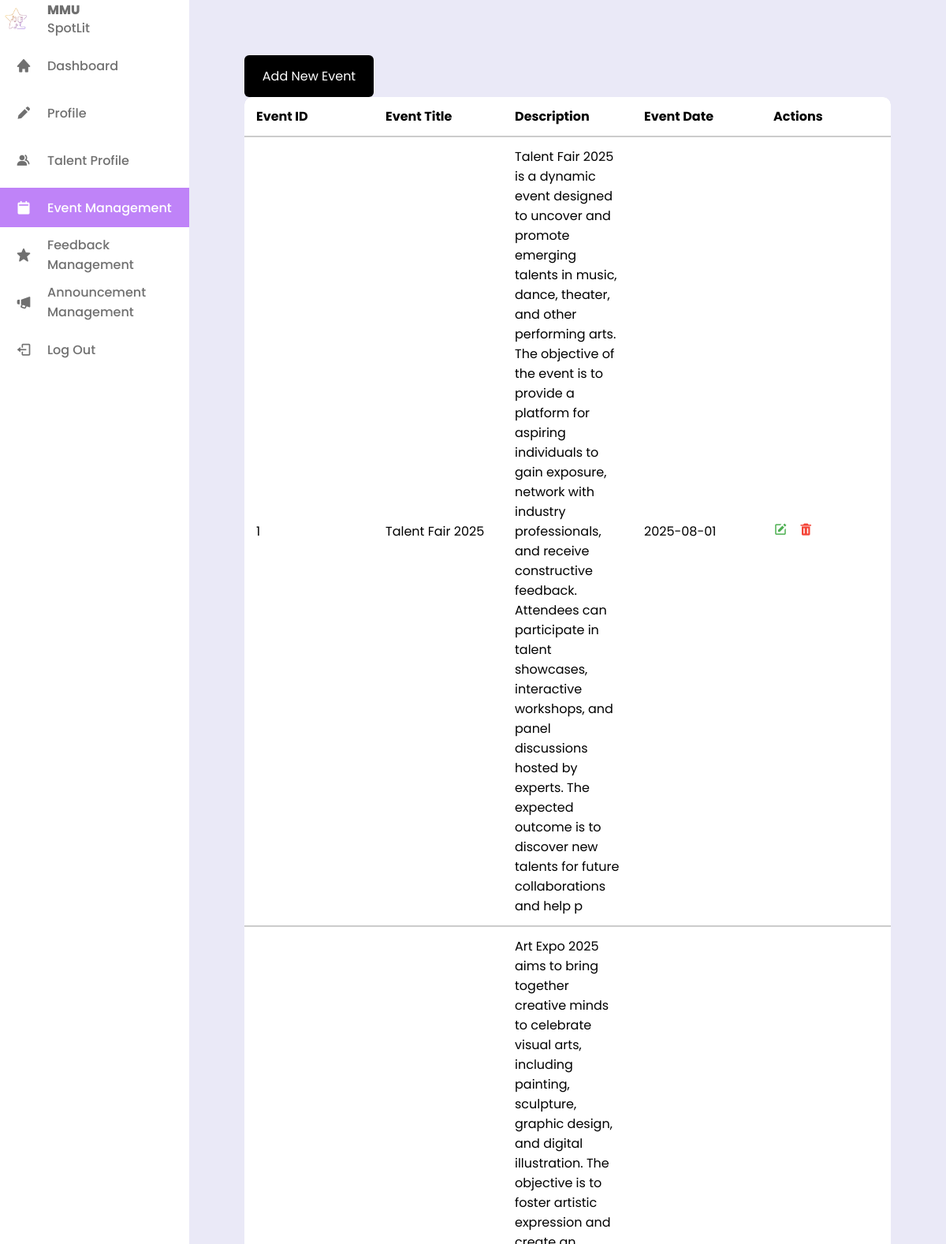
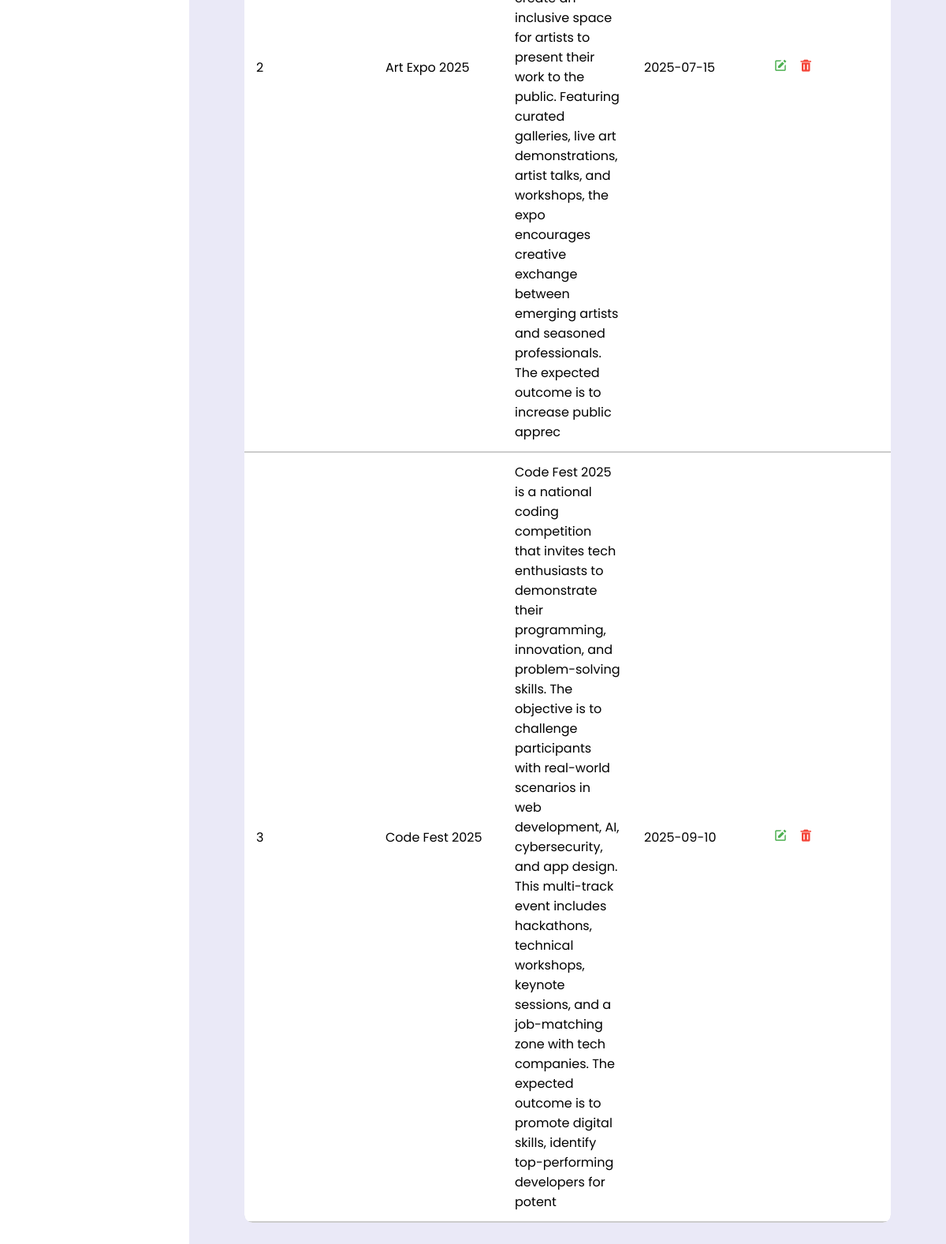
The app's page /admin/event.php with its own data (2 pictures, top to bottom).
### tables this page shows
CREATE TABLE `event` (
  `eventID` int(11) NOT NULL,
  `adminID` int(11) NOT NULL,
  `event_title` varchar(200) DEFAULT NULL,
  `event_desc` varchar(500) DEFAULT NULL,
  `event_date` date DEFAULT NULL,
  `event_pic` varchar(255) DEFAULT NULL
);

### admin/event.php (the view, shortened to what this page needs)
<?php
include('../php/db_conn.php');
$select1 = "SELECT * FROM event";
$result = $conn->query($select1);
?>
<!DOCTYPE html>
<html lang="en">
<head>
    <link href='https://unpkg.com/boxicons@2.1.4/css/boxicons.min.css' rel='stylesheet'>
    <link rel="stylesheet" href="./adminStyling.css">
    <link rel="stylesheet" href="./event.css">
</head>
<body>
    <nav class="sidebar">
        <header>
            <div class="image-text">
                <span class="image">
                    <img src="../image/spotlit-logo.png" alt="logo">
                </span>
                <div class="text header-text">
                    <span class="name">MMU</span>
                    <span class="profession">SpotLit</span>
                </div>
            </div>
        </header>
        <div class="menu-bar">
            <div class="menu">
                <ul class="menu-links">
                    <li class="nav-link">
                        <a href="admin.php">
                            <i class='bx bxs-home icon'></i>
                            <span class="text nav-text">Dashboard</span>
                        </a>
                    </li>
                    <li class="nav-link">
                        <a href="adminProfile.php">
                            <i class='bx bxs-pencil icon'></i>
                            <span class="text nav-text">Profile</span>
                        </a>
                    </li>
                    <li class="nav-link">
                        <a href="adminTalent.php">
                            <i class='bx bxs-group icon'></i>
                            <span class="text nav-text">Talent Profile</span>
                        </a>
                    </li>
                    <li class="nav-link active">
                        <a href="event.php">
                            <i class='bx bxs-calendar-alt icon'></i>
                            <span class="text nav-text">Event Management</span>
                        </a>
                    </li>
                    <li class="nav-link">
                        <a href="feedback.php">
                            <i class='bx bxs-star icon'></i>
                            <span class="text nav-text">Feedback Management</span>
                        </a>
                    </li>
                    <li class="nav-link">
                        <a href="announcement.php">
                            <i class='bx bxs-megaphone icon'></i>
                            <span class="text nav-text">Announcement Management</span>
                        </a>
                    </li>
                    <li class="nav-link logout-btn" role="button">
                        <div class="logout-link">
                            <i class='bx bx-log-out icon'></i>
                            <span class="text nav-text">Log Out</span>
                        </div>
                    </li>
                </ul>
            </div>
        </div>
    </nav>
    <div class="content">
        <div class="createBtn">
            <button id="openEditBtn">Add New Event</button>
        </div>
        <div class="table-container">
            <table class="table" id="table">
                <thead>
                    <tr>
                        <th>Event ID</th>
                        <th>Event Title</th>
                        <th>Description</th>
                        <th>Event Date</th>
                        <th>Actions</th>
                    </tr>
                </thead>
                <tbody>
                    <?php
                    if ($result->num_rows > 0) {
                        while ($row = $result->fetch_assoc()) {
                            echo "<tr>";
                            echo "<td>" . $row['eventID'] . "</td>";
                            echo "<td>" . $row['event_title'] . "</td>";
                            echo "<td>" . $row['event_desc'] . "</td>";
                            echo "<td>" . $row['event_date'] . "</td>";
                            echo "<td>
                            <i class='bx bxs-edit edit-icon'></i>
                            <i class='bx bxs-trash delete-icon'></i>
                            <i class='bx bxs-save save-icon' style='display: none;'></i>
                            </td>";
                            echo "</tr>";
                        }
                    } else {
                        echo "<tr><td colspan='6'>No event found</td></tr>";
                    }
                    ?>
                </tbody>
            </table>
        </div>
    </div>
</body>
</html>

### admin/adminStyling.css (style rules this page uses)
* { font-family: 'Poppins', sans-serif; margin: 0; padding: 0; box-sizing: border-box; }
:root { --body-color: #eae9f7; --sidebar-color: #fff; --primary-color: #bf83f8; --primary-color-light: #f6f5ff; --toggle-color: #ddd; --text-color: #707070; --tran-03: all 0.2s ease; --tran-03: all 0.3s ease; --tran-04: all 0.4s ease; --tran-04: all 0.5s ease; }
body { display: flex; flex-direction: row; height: 100vh; overflow: hidden; }
.content { flex-grow: 1; display: flex; flex-direction: column; background: #eae9f7; padding: 70px; overflow: hidden; }
.sidebar { width: 240px; flex-shrink: 0; min-width: 220px; }
.sidebar .text { font-size: 16px; font-weight: 500; color: var(--text-color); }
.sidebar .image { min-width: 60px; display: flex; align-items: center; }
.sidebar li { height: 50px; margin-top: 10px; list-style: none; display: flex; align-items: center; }
.sidebar li .icon { display: flex; align-items: center; justify-content: center; min-width: 60px; font-size: 20px; }
.sidebar li .icon, .sidebar li .text { color: var(--text-color); transition: var(--tran-02); }
.sidebar .image-text img { width: 40px; border-radius: 6px; }
.sidebar header .image-text { display: flex; align-items: center; }
.sidebar li a { height: 100%; width: 100%; display: flex; align-items: center; text-decoration: none; border-radius: 6px; transition: var(--tran-04); }
.sidebar li.active a { background: var(--primary-color); border-radius: 0 0 0 0; }
.sidebar li.active a .icon, .sidebar li.active a .text { color: var(--sidebar-color); }
.sidebar li .logout-link { height: 100%; width: 100%; display: flex; align-items: center; text-decoration: none; border-radius: 6px; transition: var(--tran-04); cursor: pointer; }
header .image-text .header-text { display: flex; flex-direction: column; }
.header-text .name { font-weight: 800; }
.header-text .profession { margin-top: -2px; }
.table-container { width: 100%; overflow-x: auto; border-radius: 10px; }
table { width: 100%; border-collapse: collapse; background: #fff; border-radius: 10px; overflow: hidden; box-shadow: 0 0 10px rgba(0, 0, 0, 0.1); table-layout: fixed; }
thead tr { background-color: #fff; font-weight: bold; color: #020202; }
th, td { padding: 12px 15px; text-align: left; border-bottom: 2px solid #ccc; word-wrap: break-word; }
td i { margin-right: 10px; font-size: 18px; cursor: pointer; }
.edit-icon { color: #4CAF50; }
.delete-icon { color: #F44336; }

### admin/event.css (style rules this page uses)
.createBtn button { width: 20%; padding: 14px; background-color: black; border: none; border-radius: 6px; font-weight: normal; font-size: 16px; color: #fff; cursor: pointer; }

### records on screen
event: eventID "1", event_title "Talent Fair 2025", event_desc "Talent Fair 2025 is a dynamic event designed to uncover and promote emerging talents in music, dance, theater, and other performing arts. The objective of the event is to provide a platform for aspiring individuals to gain exposure, network with industry professionals, and receive constructive feedback. Attendees can participate in talent showcases, interactive workshops, and panel discussions hosted by experts. The expected outcome is to discover new talents for future collaborations and help p", event_date "2025-08-01"
event: eventID "2", event_title "Art Expo 2025", event_desc "Art Expo 2025 aims to bring together creative minds to celebrate visual arts, including painting, sculpture, graphic design, and digital illustration. The objective is to foster artistic expression and create an inclusive space for artists to present their work to the public. Featuring curated galleries, live art demonstrations, artist talks, and workshops, the expo encourages creative exchange between emerging artists and seasoned professionals. The expected outcome is to increase public apprec", event_date "2025-07-15"
event: eventID "3", event_title "Code Fest 2025", event_desc "Code Fest 2025 is a national coding competition that invites tech enthusiasts to demonstrate their programming, innovation, and problem-solving skills. The objective is to challenge participants with real-world scenarios in web development, AI, cybersecurity, and app design. This multi-track event includes hackathons, technical workshops, keynote sessions, and a job-matching zone with tech companies. The expected outcome is to promote digital skills, identify top-performing developers for potent", event_date "2025-09-10"
